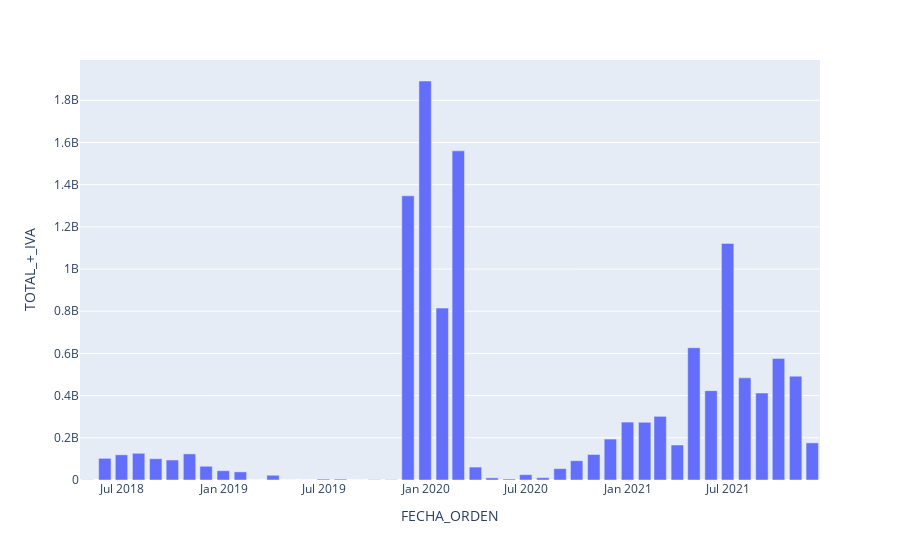

Notebook source saved alongside this figure:
### Code cell
px.bar(df_M, y='TOTAL_+_IVA')
